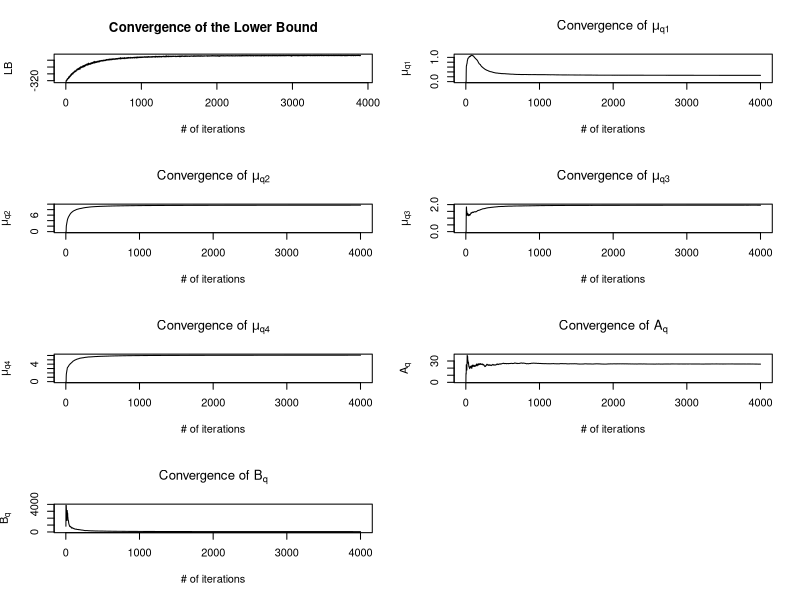

Reproduce this figure in R.
###################################################
# SVI for linear model with control variate       #
# Salimans, T., & Knowles, D. A. (2014).          #
# On using control variates with stochastic       #
# approximation for variational Bayes and         #
# its connection to stochastic linear regression. #
# arXiv preprint arXiv:1401.1022.                 #
###################################################

library(mvtnorm)    # for multivariate Gaussian distribution
library(matrixcalc) # for duplication matrix and elimination matrix
library(MCMCpack)   # for vech and xpnd
library(Matrix)     # for block-diagonal operator



# q(beta)   ~ N(muq,sigq)
# q(sigma2) ~ InvGam(Aq,Bq)



# log-joint density (log(likelihood * prior))
logh <- function(n,p,y,X,beta,mu0,sig0,sigma2,A,B) {
  -0.5*n*log(2*pi*sigma2)-0.5/sigma2*sum((y-X%*%beta)*(y-X%*%beta))-0.5*determinant(sig0)$modulus[1]-0.5*p*log(2*pi)-
  0.5*sum((beta-mu0)*(solve(sig0,beta-mu0)))-(A+1)*log(sigma2)-B/sigma2+A*log(B)-lgamma(A)
}

# log-variational posterior
logq <- function(p,beta,muq,invsigq,sigma2,Aq,Bq) {
  -p*0.5*log(2*pi)+0.5*determinant(invsigq)$modulus[1]-0.5*sum((beta-muq)*(invsigq%*%(beta-muq)))-(Aq+1)*log(sigma2)-
  Bq/sigma2+Aq*log(Bq)-lgamma(Aq)
}

# generate simulation data
n <- 100
p <- 4
beta_true <- c(0.3, 10, 2, 6)
X <- matrix(rnorm(400), 100,4)
y <- as.vector(X%*%beta_true)+rnorm(100,sd=1.3)

# initialize hyperparameters for prior distributions
sig0 <- diag(p)
mu0 <- rep(0,p)
A <- 1
B <- 1

# variational parameters
sigq <- crossprod(matrix(runif(p*p),p,p))
invsigq <- chol2inv(chol(sigq))
muq <- rep(0,p)
Aq <- 1
Bq <- 1


L <- elimination.matrix(p)
D <- duplication.matrix(p)
D_plus <- ginv(D) # Moore-Penrose inverse
count <- 0
tau <- 1
kappa <- 0.8
lbold <- -Inf
lb <- 0
lbc <- c()
S <- 40 # number of Monte-Carlo samples
T <- 4000 # number of iterations

# natural parameters
gauss_lambda1 <- c(solve(sigq,muq))
gauss_lambda2 <- -0.5*crossprod(D,as.vector(invsigq))
gauss_lambda <- c(gauss_lambda1,gauss_lambda2)
invgam_lambda <- c(Aq,Bq)

muq_storage <- matrix(0,4,T)
sigma2_storage <- matrix(0,2,T)

# start inference
for (i in 1:T) {
  gauss_lambda_old  <- gauss_lambda
  muq_old           <- muq
  sigq_old          <- sigq
  invgam_lambda_old <- invgam_lambda
  Aq_old            <- Aq
  Bq_old            <- Bq
  rho   <- 1/(5+i)
  M_mat <- 2*D_plus%*%(muq%x%diag(p))
  S_mat <- 2*D_plus%*%tcrossprod((sigq%x%sigq),D_plus)
  aux   <- solve(S_mat,M_mat)
  gauss_invfisherinformation <- rbind(cbind(invsigq+crossprod(M_mat,aux),-t(aux)),cbind(-aux,solve(S_mat)))
  invgam_fisherinformation   <- matrix(c(trigamma(Aq),-1/Bq,-1/Bq,Aq/(Bq*Bq)),2,2)


  beta_sample   <- rmvnorm(S,mean=muq,sigma=sigq)
  sigma2_sample <- 1/rgamma(S,shape=Aq,rate=Bq)
  gauss_m       <- rowMeans(apply(beta_sample,1,function(beta) c(beta-muq,vech(tcrossprod(beta)-sigq-tcrossprod(muq)))))
  invgam_m      <- rowMeans(sapply(sigma2_sample,function(sigma2) c(-log(sigma2)+log(Bq)-digamma(Aq),-1/sigma2+Aq/Bq)))
  gauss_grad    <- 0
  invgam_grad   <- 0
  lb            <- 0
  for (j in 1:S) {
    beta        <- beta_sample[j,]
    sigma2      <- sigma2_sample[j]
    logh_v      <- logh(n,p,y,X,beta,mu0,sig0,sigma2,A,B)
    logq_v      <- logq(p,beta,muq,invsigq,sigma2,Aq,Bq)
    f_v         <- logh_v-logq_v
    lb          <- lb+f_v
    gauss_grad  <- gauss_grad+(c(beta-muq,vech(tcrossprod(beta)-sigq-tcrossprod(muq)))-gauss_m)*f_v
    invgam_grad <- invgam_grad+(c(-log(sigma2)+log(Bq)-digamma(Aq),-1/sigma2+Aq/Bq)-invgam_m)*f_v
  }
  gauss_grad    <- gauss_grad/(S-1)
  invgam_grad   <- invgam_grad/(S-1)
  gauss_lambda  <- (1-rho)*gauss_lambda+rho*c(gauss_invfisherinformation%*%gauss_grad)
  invgam_lambda <- (1-rho)*invgam_lambda+rho*c(solve(invgam_fisherinformation,invgam_grad))
  lambda1       <- gauss_lambda[1:p]
  lambda2       <- gauss_lambda[(p+1):length(gauss_lambda)]
  sigq          <- -0.5*solve(matrix(c(crossprod(D_plus,lambda2)),p,p,byrow=FALSE))
  muq           <- c(sigq%*%lambda1)
  if (any(eigen(sigq)$values<0)) {
    gauss_lambda <- gauss_lambda_old
    sigq         <- sigq_old
    muq          <- muq_old
  } else {
    invsigq      <- solve(sigq)
  }
  Aq            <- invgam_lambda[1]
  Bq            <- invgam_lambda[2]
  if (Aq<0) Aq  <- Aq_old
  if (Bq<0) Bq  <- Bq_old
  invgam_lambda <- c(Aq,Bq)
  lb <- lb/S
  lbc <- c(lbc,lb)
  muq_storage[,i] <- muq
  sigma2_storage[,i] <- invgam_lambda
  cat('lb: ',lb,'\n')
}


# plot
par(mfrow=c(4,2))
plot(lbc[100:length(lbc)],type='l',xlab='# of iterations',ylab='LB',main='Convergence of the Lower Bound')
plot(muq_storage[1,],type='l',xlab='# of iterations',ylab=expression(mu[q1]),main=expression(paste('Convergence of ',mu[q1])))
plot(muq_storage[2,],type='l',xlab='# of iterations',ylab=expression(mu[q2]),main=expression(paste('Convergence of ',mu[q2])))
plot(muq_storage[3,],type='l',xlab='# of iterations',ylab=expression(mu[q3]),main=expression(paste('Convergence of ',mu[q3])))
plot(muq_storage[4,],type='l',xlab='# of iterations',ylab=expression(mu[q4]),main=expression(paste('Convergence of ',mu[q4])))
plot(sigma2_storage[1,],type='l',xlab='# of iterations',ylab=expression(A[q]),main=expression(paste('Convergence of ',A[q])))
plot(sigma2_storage[2,],type='l',xlab='# of iterations',ylab=expression(B[q]),main=expression(paste('Convergence of ',B[q])))
